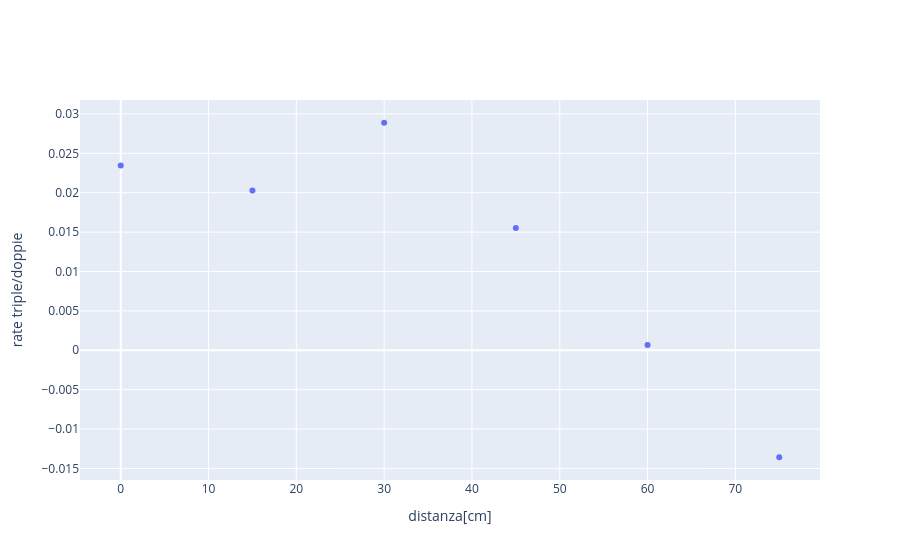

The code cell stored with this chart in its notebook:
### Markdown cell above
## Diff

### Code cell
fig = go.Figure()

fig.add_trace( go.Scatter( x = sim_G['Mx'] , y = -(((df_G[' pgm_triple'])/(df_G[' pm_doppie'])) - ((sim_G['triple'].to_numpy())/(sim_G['doppie'].to_numpy()))) , mode = 'markers' , name = 'G'))

fig.update_xaxes( title_text = 'distanza[cm]')
fig.update_yaxes( title_text = 'rate triple/doppie')
fig.show()

### Figure 1 — Plotly figure (JSON) as saved in the notebook; plotly's stock layout.template omitted (floating-point values rounded to 4 significant figures)
{"data": [{"mode": "markers", "name": "G", "type": "scatter", "x": [0, 15, 30, 45, 60, 75], "y": [0.02346, 0.02027, 0.02888, 0.01553, 0.0006659, -0.01358]}], "layout": {"xaxis": {"title": {"text": "distanza[cm]"}}, "yaxis": {"title": {"text": "rate triple/doppie"}}}}
